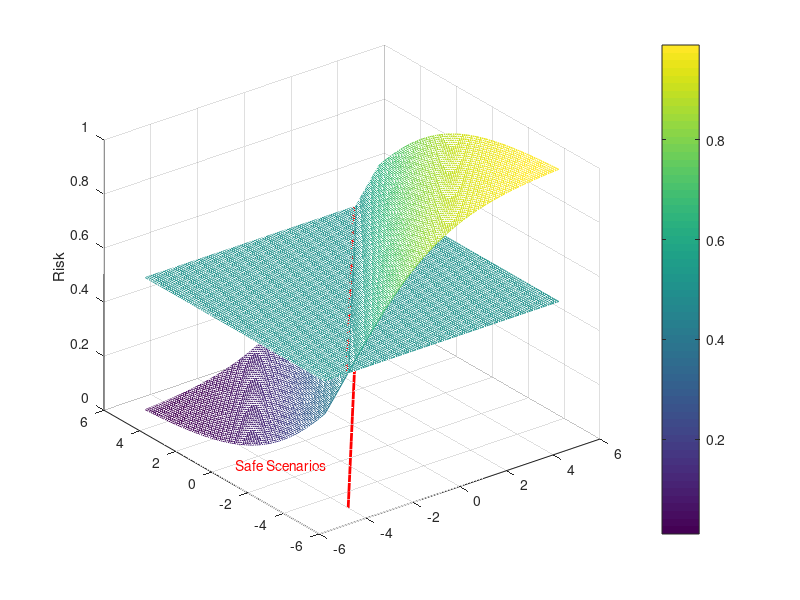
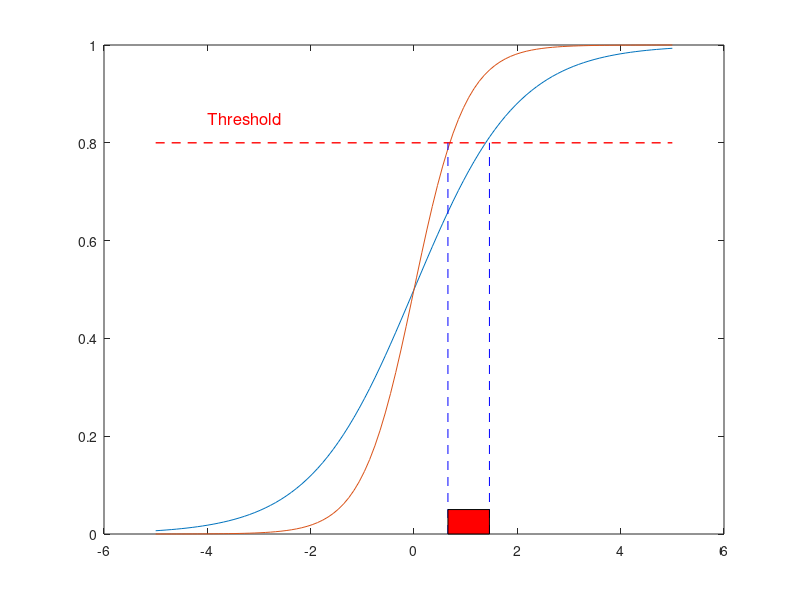

The MATLAB source for these figures, in order:

clc,clear,close all
% X is one-dimensional and beta is also one-dimensional
beta=[0.5:0.025:0.7]';
% X is two-dimensional and the chart is 3-D
beta=[0.5,-0.4];
[x_1,x_2] = meshgrid(-5:.1:5);                                
Z = 1 ./(1+exp(-(x_1*beta(1)+x_2*beta(2))));
threshold=0.5+ x_1*0;
mesh(x_1,x_2,threshold)
hold on
mesh(x_1,x_2,Z)
p=(abs(threshold-Z)<0.001);
xp=x_1.*p;
yp=x_2.*p;
zp=Z.*p;
plot3(xp(p~=0),yp(p~=0),zp(p~=0),'r','LineWidth',4); 
z_0= 0.*p;
plot3(xp(p~=0),yp(p~=0),z_0(p),'r','LineWidth',2);   
text(-5,0,0,'Safe Scenarios','Color','red','FontSize',10)
colorbar
zlabel('Risk')
% A = magic(5);
% C = {'Time', 'Temp'; 12 98; 13 'x'; 14 97};
% filename = 'testdata.xlsx';
% writematrix(A,filename,'Sheet',2,'Range','E1:I5')
% writecell(C,filename,'Sheet','Temperatures','Range','B2');
%%-------------------------------------------------------------- 
% Plot: X is one-dimensional and the chart is 2-D
x=linspace(-5,5);
beta=[1,1.5,1];
F_x_beta= 1./(1+exp(-x * beta(1)));

figure
plot(x,1./(1+exp(-x * beta(1))),x,1./(1+exp(-x * 2)))
line([-5,5],[0.8,0.8],'linestyle','--', 'Color','r', 'LineWidth', 1);

text(-4,0.85,'Threshold','Color','red','FontSize',12)
line([0.6567,0.6567],[0,0.8], 'linestyle','--', 'Color','b', 'LineWidth', 0.5);
line([1.460,1.460],[0,0.8], 'linestyle','--', 'Color','b', 'LineWidth', 0.5);
hold on
fill([0.6567,0.6567,1.460,1.460],[0,0.05,0.05,0],'r')